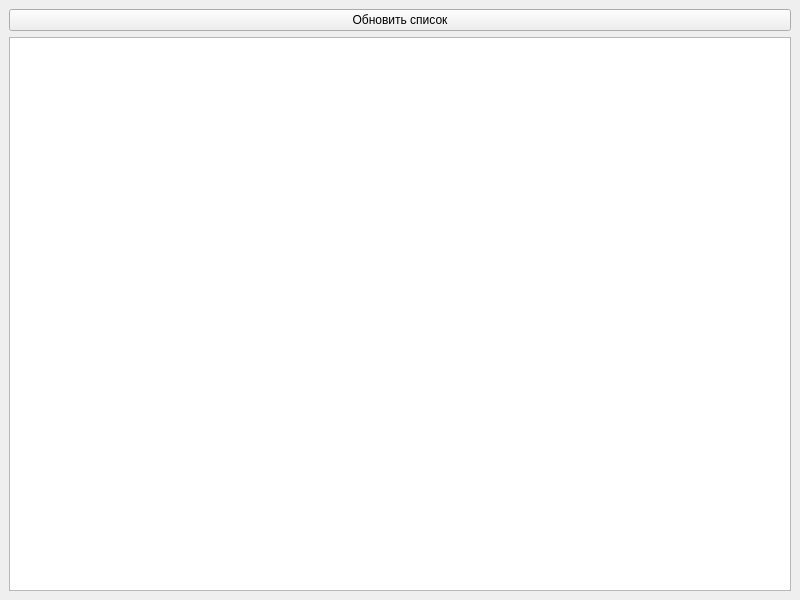
<?xml version="1.0" encoding="UTF-8"?>
<ui version="4.0">
 <class>MainWindow</class>
 <widget class="QMainWindow" name="MainWindow">
  <property name="geometry">
   <rect>
    <x>0</x>
    <y>0</y>
    <width>800</width>
    <height>600</height>
   </rect>
  </property>
  <property name="windowTitle">
   <string>КОФЕ</string>
  </property>
  <widget class="QWidget" name="centralwidget">
   <layout class="QVBoxLayout" name="verticalLayout">
    <property name="spacing">
     <number>6</number>
    </property>
    <property name="leftMargin">
     <number>9</number>
    </property>
    <property name="topMargin">
     <number>9</number>
    </property>
    <property name="rightMargin">
     <number>9</number>
    </property>
    <property name="bottomMargin">
     <number>9</number>
    </property>
    <item>
     <widget class="QPushButton" name="update_btn">
      <property name="text">
       <string>Обновить список</string>
      </property>
     </widget>
    </item>
    <item>
     <widget class="QTableView" name="table"/>
    </item>
   </layout>
  </widget>
 </widget>
 <resources/>
 <connections/>
</ui>
